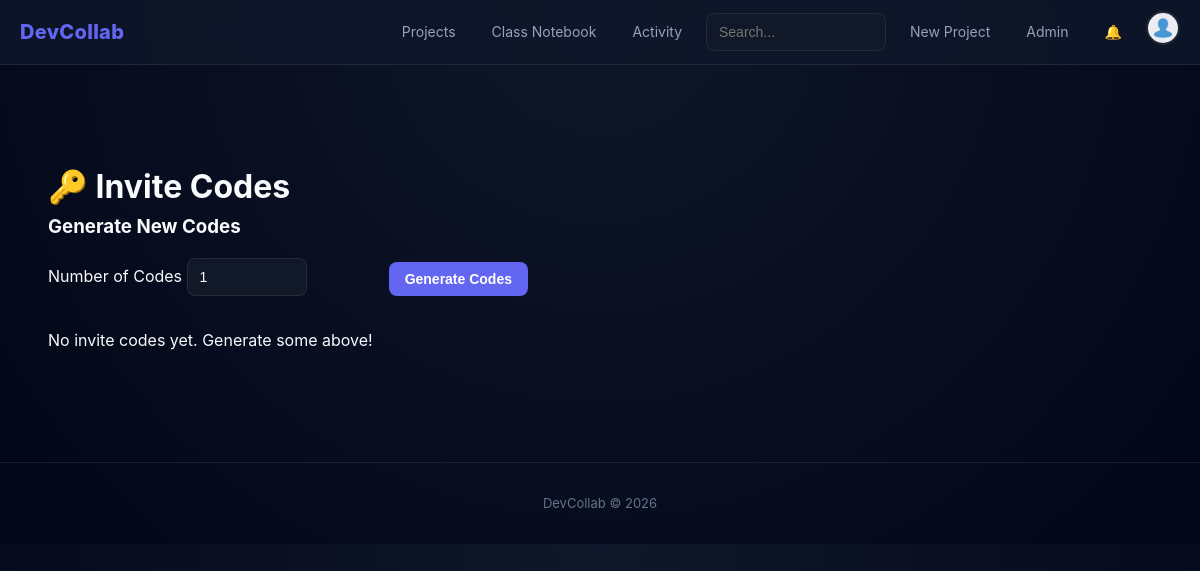
The app's page /admin/invite-codes (signed in), older data.
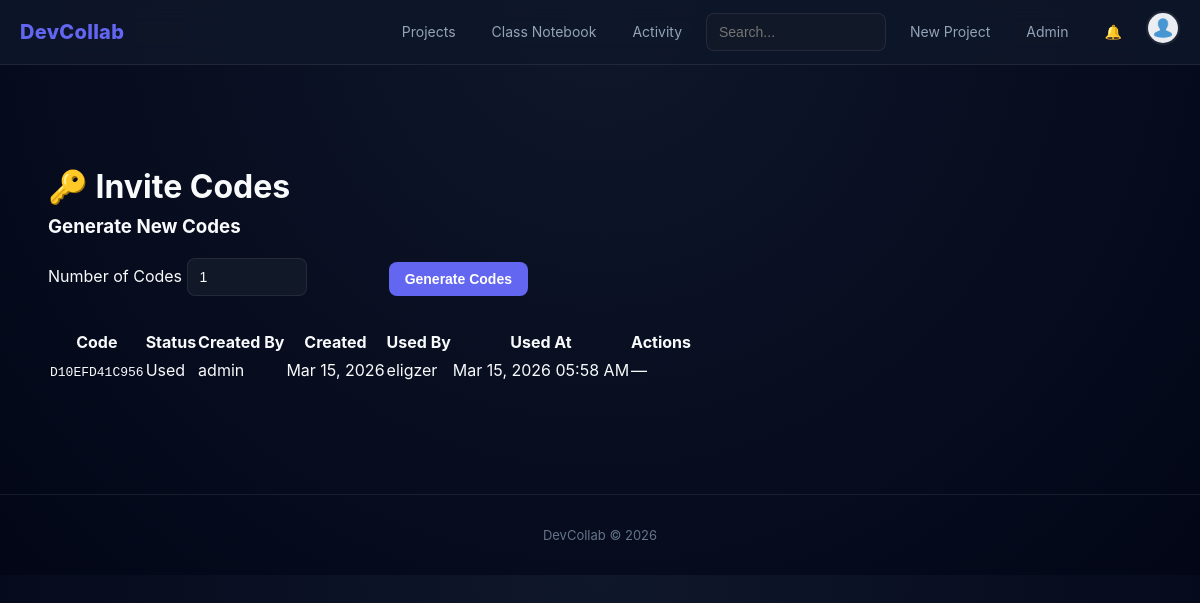
The same page, newer data.
### models.py (models this page shows)
class InviteCode(db.Model):
    __tablename__ = "invite_codes"
    id = db.Column(db.Integer, primary_key=True)
    code = db.Column(db.String(40), unique=True, nullable=False, index=True)
    created_by = db.Column(db.String(80), nullable=False)
    created_at = db.Column(db.DateTime, default=lambda: datetime.now(timezone.utc))
    used_by = db.Column(db.String(80), nullable=True)
    used_at = db.Column(db.DateTime, nullable=True)
    is_active = db.Column(db.Boolean, default=True)

### routes/admin.py (the view, shortened to what this page needs)
@admin_bp.route('/invite-codes', methods=['GET', 'POST'])
@admin_required
def invite_codes():
    form = InviteCodeForm()
    codes = InviteCode.query.order_by(InviteCode.created_at.desc()).all()
    return render_template('admin/invite_codes.html', form=form, codes=codes)

### forms.py
class InviteCodeForm(FlaskForm):
    count = IntegerField(
        "Number of Codes",
        validators=[DataRequired(), NumberRange(min=1, max=50)],
        default=1
    )
    submit = SubmitField("Generate Codes")

### routes/admin.py (called while the page is built)
def admin_required(f):
    @wraps(f)
    @login_required
    def decorated(*args, **kwargs):
        if not current_user.is_admin:
            abort(403)
        return f(*args, **kwargs)
    return decorated

### templates/admin/invite_codes.html (shortened to what this page needs)
{% extends "base.html" %}
{% block content %}
<div class="container">
    <div class="projects-header">
        <h1>🔑 Invite Codes</h1>
    </div>
    <div class="glass-card animate-in" style="margin-bottom: 2rem; max-width: 480px;">
        <h3 style="margin-bottom: 1rem;">Generate New Codes</h3>
        <form method="POST" novalidate style="display: flex; align-items: flex-end; gap: 1rem; flex-wrap: wrap;">
            <div class="form-group" style="margin-bottom: 0; flex: 1; min-width: 120px;">
                {{ form.count.label }}
                {{ form.count(class="form-control", id="invite-count", style="max-width: 120px;") }}
            </div>
            {{ form.submit(class="btn btn-primary", id="generate-codes-btn") }}
        </form>
    </div>
    {% if codes %}
    <div class="glass-card animate-in" style="animation-delay: 0.1s; overflow-x: auto;">
        <table class="admin-table">
            <thead>
                <tr>
                    <th>Code</th>
                    <th>Status</th>
                    <th>Created By</th>
                    <th>Created</th>
                    <th>Used By</th>
                    <th>Used At</th>
                    <th>Actions</th>
                </tr>
            </thead>
            <tbody>
                {% for code in codes %}
                <tr>
                    <td><code class="invite-code-value">{{ code.code }}</code></td>
                    <td>
                        {% if code.used_by %}
                            <span class="status-badge status-used">Used</span>
                        {% elif not code.is_active %}
                            <span class="status-badge status-inactive">Inactive</span>
                        {% else %}
                            <span class="status-badge status-active">Active</span>
                        {% endif %}
                    </td>
                    <td>{{ code.created_by }}</td>
                    <td>{{ code.created_at.strftime('%b %d, %Y') }}</td>
                    <td>{{ code.used_by or '—' }}</td>
                    <td>{{ code.used_at.strftime('%b %d, %Y %I:%M %p') if code.used_at else '—' }}</td>
                    <td>
                        {% if code.is_active and not code.used_by %}
                        <form method="POST" action="{{ url_for('admin.deactivate_code', code_id=code.id) }}" style="display:inline;">
                            <input type="hidden" name="csrf_token" value="{{ csrf_token() }}">
                            <button type="submit" class="btn btn-danger" style="padding: 0.3rem 0.75rem; font-size: 0.8rem;">Deactivate</button>
                        </form>
                        {% else %}
                        —
                        {% endif %}
                    </td>
                </tr>
                {% endfor %}
            </tbody>
        </table>
    </div>
    {% else %}
    <div class="empty-state glass-card">
        <p>No invite codes yet. Generate some above!</p>
    </div>
    {% endif %}
</div>
{% endblock %}

Row changes from the older to the newer data that the page shows:
added InviteCode: code "D10EFD41C956", shows "Used", created_by "admin", created_at "Mar 15, 2026", used_by "eligzer", used_at "Mar 15, 2026 05:58 AM"
Text that changed along with them:
text no longer shown: "No invite codes yet. Generate some above!"
text now shown: "Code Status Created By Created Used By Used At Actions"
